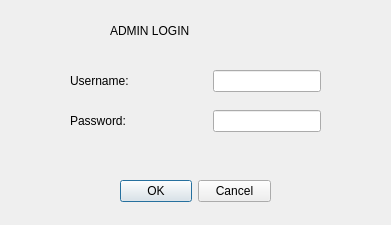
<?xml version="1.0" encoding="UTF-8"?>
<ui version="4.0">
 <class>login</class>
 <widget class="QDialog" name="login">
  <property name="geometry">
   <rect>
    <x>0</x>
    <y>0</y>
    <width>391</width>
    <height>225</height>
   </rect>
  </property>
  <property name="windowTitle">
   <string>Dialog</string>
  </property>
  <widget class="QLabel" name="label_Title">
   <property name="geometry">
    <rect>
     <x>110</x>
     <y>10</y>
     <width>171</width>
     <height>41</height>
    </rect>
   </property>
   <property name="text">
    <string>ADMIN LOGIN</string>
   </property>
  </widget>
  <widget class="QDialogButtonBox" name="buttonBox">
   <property name="geometry">
    <rect>
     <x>120</x>
     <y>180</y>
     <width>151</width>
     <height>23</height>
    </rect>
   </property>
   <property name="standardButtons">
    <set>QDialogButtonBox::Cancel|QDialogButtonBox::Ok</set>
   </property>
  </widget>
  <widget class="QWidget" name="">
   <property name="geometry">
    <rect>
     <x>70</x>
     <y>70</y>
     <width>251</width>
     <height>22</height>
    </rect>
   </property>
   <layout class="QHBoxLayout" name="horizontalLayout">
    <item>
     <widget class="QLabel" name="label_Username">
      <property name="text">
       <string>Username:</string>
      </property>
     </widget>
    </item>
    <item>
     <spacer name="horizontalSpacer">
      <property name="orientation">
       <enum>Qt::Horizontal</enum>
      </property>
      <property name="sizeHint" stdset="0">
       <size>
        <width>40</width>
        <height>20</height>
       </size>
      </property>
     </spacer>
    </item>
    <item>
     <widget class="QLineEdit" name="lineEdit_Username"/>
    </item>
   </layout>
  </widget>
  <widget class="QWidget" name="">
   <property name="geometry">
    <rect>
     <x>70</x>
     <y>110</y>
     <width>251</width>
     <height>22</height>
    </rect>
   </property>
   <layout class="QHBoxLayout" name="horizontalLayout_2">
    <item>
     <widget class="QLabel" name="label_Password">
      <property name="text">
       <string>Password:</string>
      </property>
     </widget>
    </item>
    <item>
     <spacer name="horizontalSpacer_2">
      <property name="orientation">
       <enum>Qt::Horizontal</enum>
      </property>
      <property name="sizeHint" stdset="0">
       <size>
        <width>40</width>
        <height>20</height>
       </size>
      </property>
     </spacer>
    </item>
    <item>
     <widget class="QLineEdit" name="lineEdit_Password"/>
    </item>
   </layout>
  </widget>
 </widget>
 <resources/>
 <connections/>
</ui>
